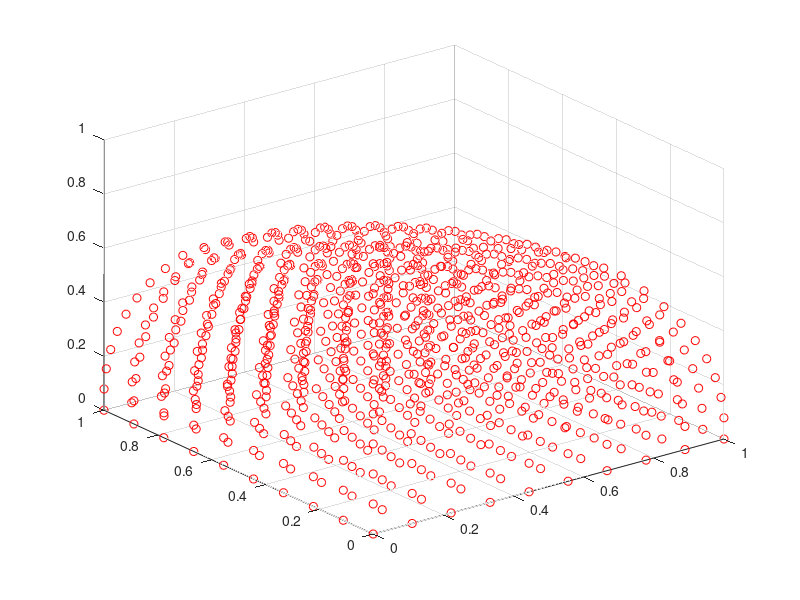

This figure's MATLAB source:
function test52

clear
clc

%--------------------
nx=10;
ny=10;
nz=10;

n=nx*ny*nz;
nex=nx-1;
ney=ny-1;
nexney=nex*ney;

x_coord=linspace(-1,1,nx);
y_coord=linspace(-1,1,ny);
z_coord=linspace(-1,1,nz);
X=zeros(1,n);
Y=zeros(1,n);
Z=zeros(1,n);
node=0;
for zth=1:1:nz
    for yth=1:1:ny
        for xth=1:1:nx
            node=node+1;
            X(node)=x_coord(xth);
            Y(node)=y_coord(yth);
            Z(node)=z_coord(zth);
        end
    end
end
%------------------------------------

b=[...
    0 0 0
    1 0 0
    1 1 0
    0 1 0
    0 0 1
    1 0 1
    1 1 1
    0 1 1
    0.5 0 0 %9
    1 0.5 0
    0.5 1 0
    0 0.5 0 %12
    0 0 0.5 %13
    1 0 0.5
    1 1 0.5 %--15
    0 1 0.5
    0.5 0 1
    1 0.5 1 %--18
    0.5 1 1 %--19
    0 0.5 1];

b=map_to_sphere_3d(b);

plot3(b(:,1),b(:,2),b(:,3),'rx')
grid on
xlabel('x');ylabel('y');zlabel('z')

XYZ=[X' Y' Z'];
xyz=zeros(n,3);
for inode=1:1:n
    xyz(inode,:)=FEH20(XYZ(inode,:),b);
end
plot3(xyz(:,1),xyz(:,2),xyz(:,3),'ro')
grid on
end

function sol=map_to_sphere_3d(coordinates)
[n,~]=size(coordinates);
sol=zeros(n,3);
for i=1:1:n
    x=coordinates(i,1)*sqrt(1-coordinates(i,2)^2/2-coordinates(i,3)^2/2+(coordinates(i,2)*coordinates(i,3))^2/3);
    y=coordinates(i,2)*sqrt(1-coordinates(i,1)^2/2-coordinates(i,3)^2/2+(coordinates(i,1)*coordinates(i,3))^2/3);
    z=coordinates(i,3)*sqrt(1-coordinates(i,1)^2/2-coordinates(i,2)^2/2+(coordinates(i,1)*coordinates(i,2))^2/3);
    sol(i,:)=[x y z];
end
end

function xyz=FEH20(abg,XYZ)

%Each input and output is a vector

xyz=...
    XYZ(1,:)*(1-abg(1))*(1-abg(2))*(1-abg(3))*(-abg(1)-abg(2)-abg(3)-2)/8+...
    XYZ(2,:)*(1+abg(1))*(1-abg(2))*(1-abg(3))*(abg(1)-abg(2)-abg(3)-2)/8+...
    XYZ(3,:)*(1+abg(1))*(1+abg(2))*(1-abg(3))*(abg(1)+abg(2)-abg(3)-2)/8+...
    XYZ(4,:)*(1-abg(1))*(1+abg(2))*(1-abg(3))*(-abg(1)+abg(2)-abg(3)-2)/8+...
    XYZ(5,:)*(1-abg(1))*(1-abg(2))*(1+abg(3))*(-abg(1)-abg(2)+abg(3)-2)/8+...
    XYZ(6,:)*(1+abg(1))*(1-abg(2))*(1+abg(3))*(abg(1)-abg(2)+abg(3)-2)/8+...
    XYZ(7,:)*(1+abg(1))*(1+abg(2))*(1+abg(3))*(abg(1)+abg(2)+abg(3)-2)/8+...
    XYZ(8,:)*(1-abg(1))*(1+abg(2))*(1+abg(3))*(-abg(1)+abg(2)+abg(3)-2)/8+...
    XYZ(9,:)*(1-abg(1)^2)*(1-abg(2))*(1-abg(3))/4+...
    XYZ(10,:)*(1+abg(1))*(1-abg(2)^2)*(1-abg(3))/4+...
    XYZ(11,:)*(1-abg(1)^2)*(1+abg(2))*(1-abg(3))/4+...
    XYZ(12,:)*(1-abg(1))*(1-abg(2)^2)*(1-abg(3))/4+...
    XYZ(13,:)*(1-abg(1))*(1-abg(2))*(1-abg(3)^2)/4+...
    XYZ(14,:)*(1+abg(1))*(1-abg(2))*(1-abg(3)^2)/4+...
    XYZ(15,:)*(1+abg(1))*(1+abg(2))*(1-abg(3)^2)/4+...
    XYZ(16,:)*(1-abg(1))*(1+abg(2))*(1-abg(3)^2)/4+...
    XYZ(17,:)*(1-abg(1)^2)*(1-abg(2))*(1+abg(3))/4+...
    XYZ(18,:)*(1+abg(1))*(1-abg(2)^2)*(1+abg(3))/4+...
    XYZ(19,:)*(1-abg(1)^2)*(1+abg(2))*(1+abg(3))/4+...
    XYZ(20,:)*(1-abg(1))*(1-abg(2)^2)*(1+abg(3))/4;
end